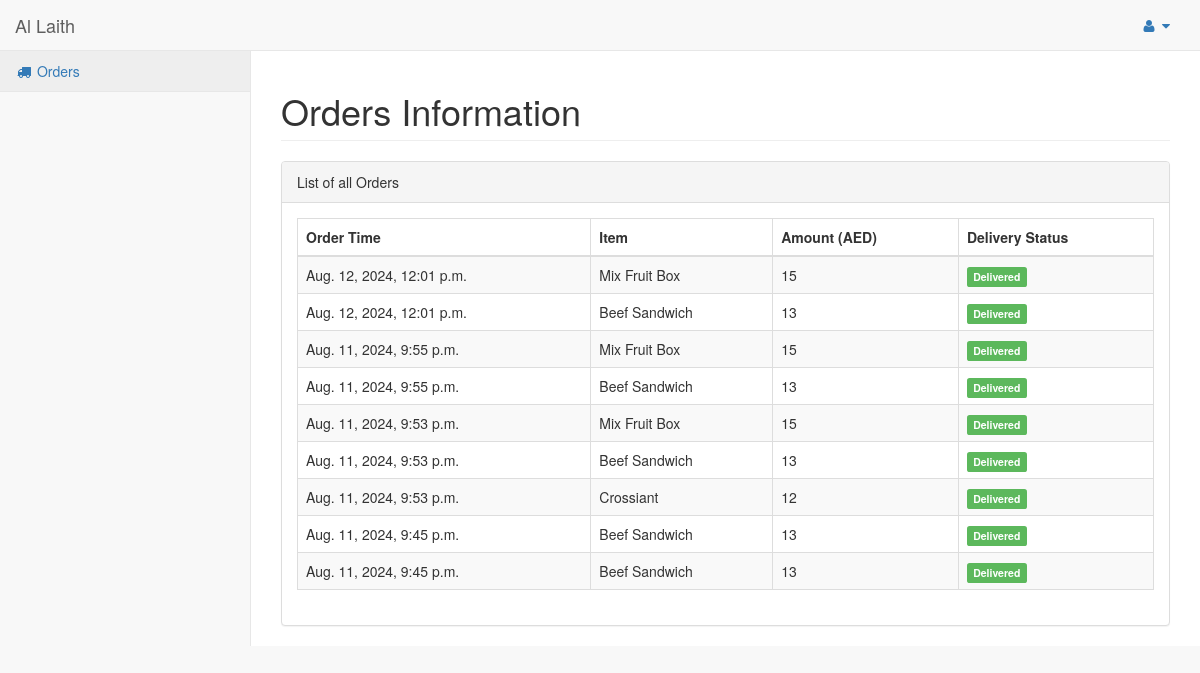
Page /myorders/ (signed in) on the earlier database version.
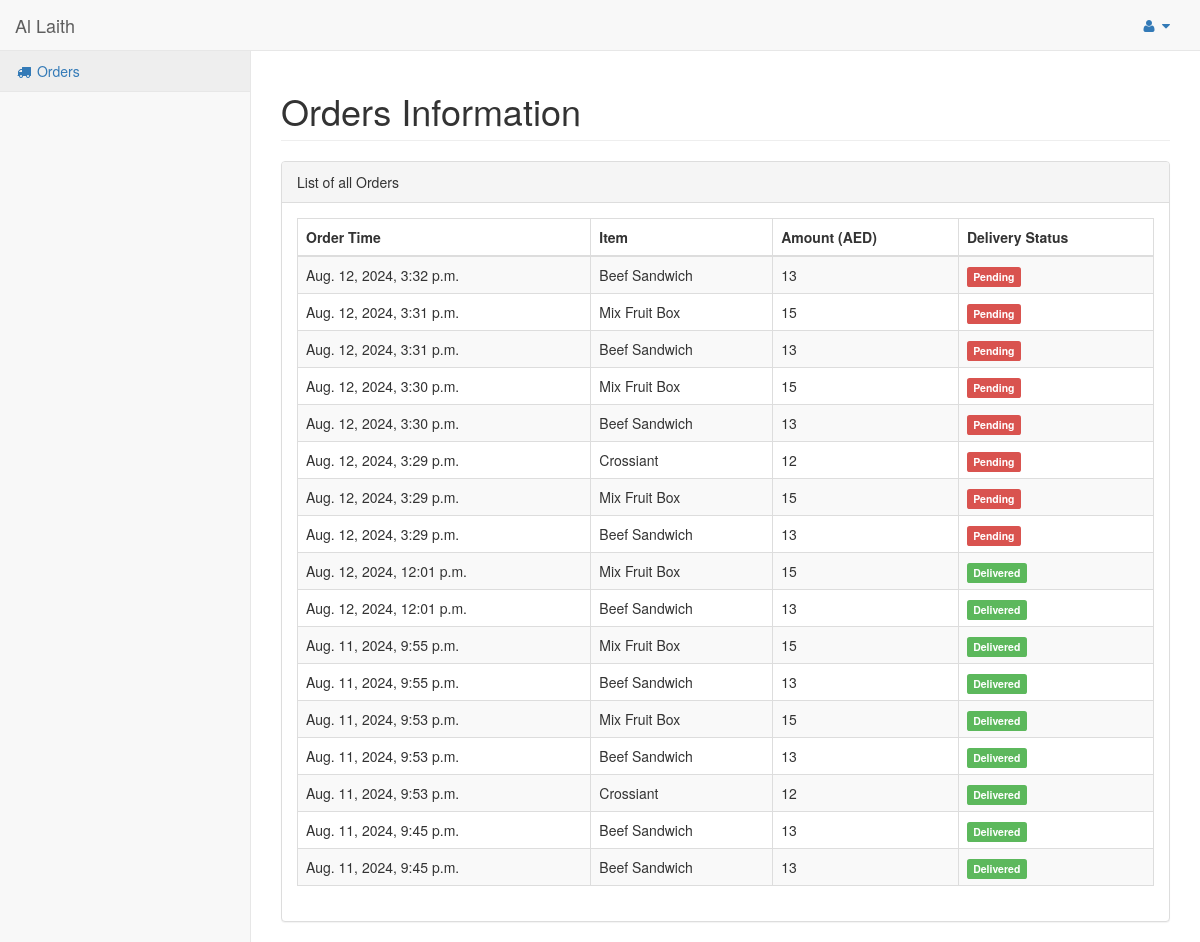
Same page on the later database version.
### hotel/models.py (models this page shows, shortened)
class Order(models.Model):
    pending = 'Pending'
    completed = 'Completed'
    STATUS = (
        (pending,pending),
        (completed,completed),
    )
    customer = models.ForeignKey(Customer,on_delete=models.CASCADE)
    order_timestamp = models.DateTimeField(auto_now_add=True)
    delivery_status = models.CharField(max_length = 100, choices = STATUS)
    if_cancelled = models.BooleanField(default = False)
    total_amount = models.IntegerField()

class OrderContent(models.Model):
    quantity = models.IntegerField(default=1)
    food = models.ForeignKey(Food, on_delete=models.CASCADE)
    order = models.ForeignKey(Order, on_delete=models.CASCADE)

class Food(models.Model):
    disabled = 'Disabled'
    enabled = 'Enabled'
    STATUS = (
        (disabled, disabled),
        (enabled, enabled),
    )
    name = models.CharField(max_length=250)
    status = models.CharField(max_length=50, choices=STATUS)
    content_description = models.TextField()
    sale_price = models.FloatField()
    image = models.FileField(blank=True, null =True)
    num_order = models.IntegerField(default=0)
    quantity_available = models.IntegerField()

### hotel/views.py (the view)
# urls.py: url(r'^myorders/$', views.my_orders, name='my_orders'),
@login_required
def my_orders(request):
    user = User.objects.get(id=request.user.id)
    customer = Customer.objects.get(customer=user)
    orders = Order.objects.filter(customer=customer).order_by('-order_timestamp')
    orders_with_contents = []
    for order in orders:
        order_contents = OrderContent.objects.filter(order=order)
        orders_with_contents.append({
            'order': order,
            'contents': order_contents
        })
    return render(request, 'orders.html', {'orders_with_contents': orders_with_contents})

### hotel/templates/orders.html (shortened to what this page needs)
{% load static %}
{% include "includes/base.html" %}
{% include "includes/navbarheader.html" %}
{% include "includes/navtop.html" %}
<div class="navbar-default sidebar" role="navigation">
    <div class="sidebar-nav navbar-collapse">
        <ul class="nav" id="side-menu">
            <li>
                <a href="{% url 'hotel:my_orders' %}">
                    <i class="fa fa-truck fa-fw"></i> Orders</a>
            </li>
        </ul>
    </div>
</div>
        </nav>
        <div id="page-wrapper">
            <div class="row">
                <div class="col-lg-12">
                    <h1 class="page-header">Orders Information</h1>
                </div>
            </div>
            <div class="row">
                <div class="col-lg-12">
                    <div class="panel panel-default">
                        <div class="panel-heading">
                            List of all Orders
                        </div>
                        <div class="panel-body">
                            <table width="100%" class="table table-striped table-bordered table-hover" id="dataTables-example">
                                <thead>
                                    <tr>
                                        <th>Order Time</th>
                                        <th>Item</th>
                                        <th>Amount (AED)</th>
                                        <th>Delivery Status</th>
                                    </tr>
                                </thead>
                                <tbody>
                                    {% for order_dict in orders_with_contents %}
                                    <tr>
                                        <td>{{ order_dict.order.order_timestamp }}</td>
                                        <td>
                                                {% for content in order_dict.contents %}
                                                {{ content.food.name }}
                                                {% endfor %}
                                        </td>
                                        <td>{{ order_dict.order.total_amount }}</td>
                                        <td>
                                            {% if order_dict.order.delivery_status == 'Completed' %}
                                                <span class="label label-success">Delivered</span>
                                            {% else %}
                                                <span class="label label-danger">Pending</span>
                                            {% endif %}
                                        </td>
                                    </tr>
                                    {% endfor %}
                                </tbody>
                            </table>
                        </div>
                    </div>
                </div>
            </div>
        </div>
    </div>
</body>
</html>

Differences in the rows shown:
added Order: order.order_timestamp "Aug. 12, 2024, 3:32 p.m.", order.total_amount "13", delivery_status "Pending"
added OrderContent: food.name "Beef Sandwich", shown under "Aug. 12, 2024, 3:32 p.m."
added Order: order.order_timestamp "Aug. 12, 2024, 3:31 p.m.", order.total_amount "15", delivery_status "Pending"
added OrderContent: food.name "Mix Fruit Box", shown under "Aug. 12, 2024, 3:31 p.m."
added Order: order.order_timestamp "Aug. 12, 2024, 3:31 p.m.", order.total_amount "13", delivery_status "Pending"
added OrderContent: food.name "Beef Sandwich", shown under "Aug. 12, 2024, 3:31 p.m."
added Order: order.order_timestamp "Aug. 12, 2024, 3:30 p.m.", order.total_amount "15", delivery_status "Pending"
added OrderContent: food.name "Mix Fruit Box", shown under "Aug. 12, 2024, 3:30 p.m."
added Order: order.order_timestamp "Aug. 12, 2024, 3:30 p.m.", order.total_amount "13", delivery_status "Pending"
added OrderContent: food.name "Beef Sandwich", shown under "Aug. 12, 2024, 3:30 p.m."
added Order: order.order_timestamp "Aug. 12, 2024, 3:29 p.m.", order.total_amount "12", delivery_status "Pending"
added OrderContent: food.name "Crossiant", shown under "Aug. 12, 2024, 3:29 p.m."
added Order: order.order_timestamp "Aug. 12, 2024, 3:29 p.m.", order.total_amount "15", delivery_status "Pending"
added OrderContent: food.name "Mix Fruit Box", shown under "Aug. 12, 2024, 3:29 p.m."
added Order: order.order_timestamp "Aug. 12, 2024, 3:29 p.m.", order.total_amount "13", delivery_status "Pending"
added OrderContent: food.name "Beef Sandwich", shown under "Aug. 12, 2024, 3:29 p.m."
